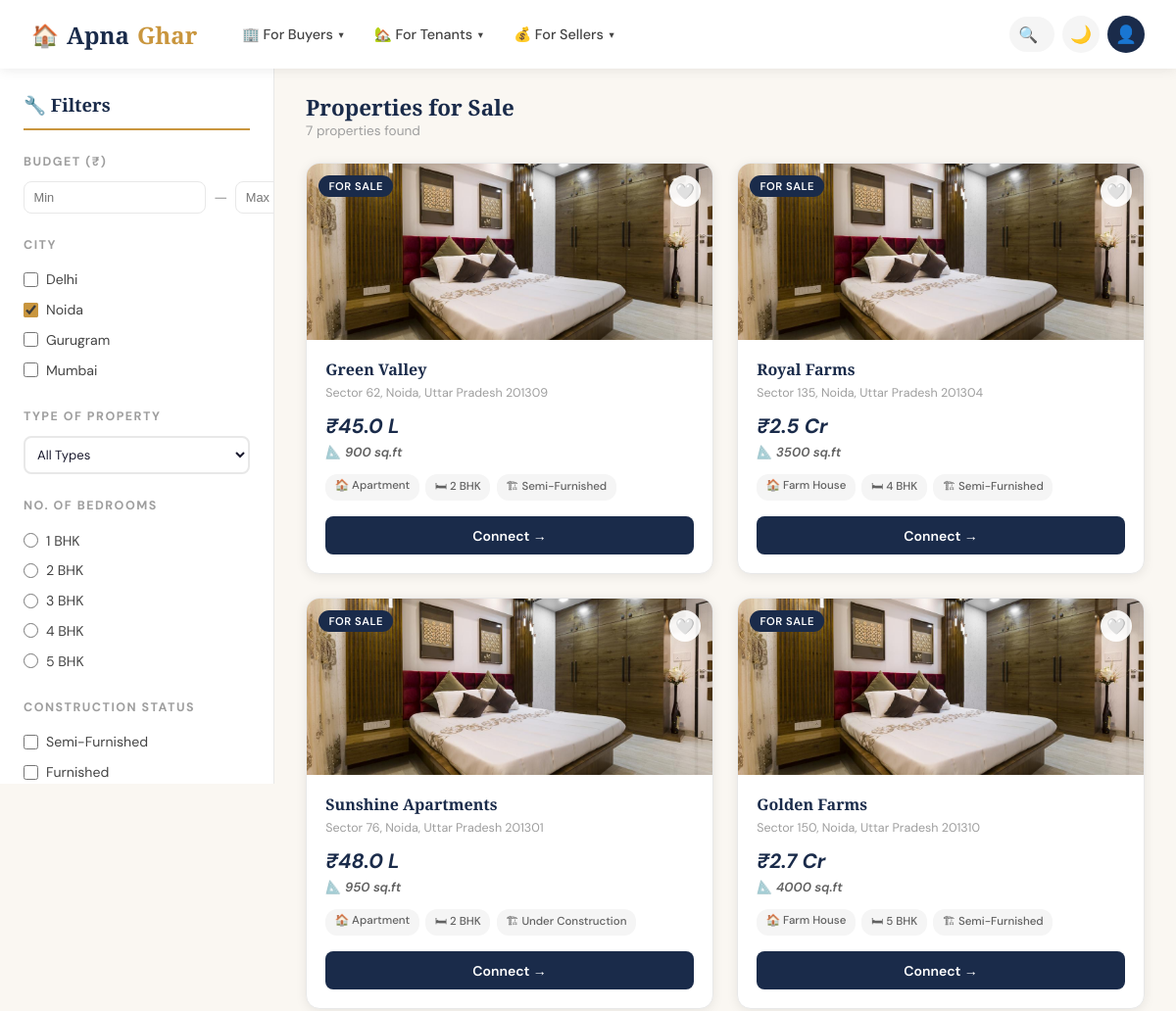
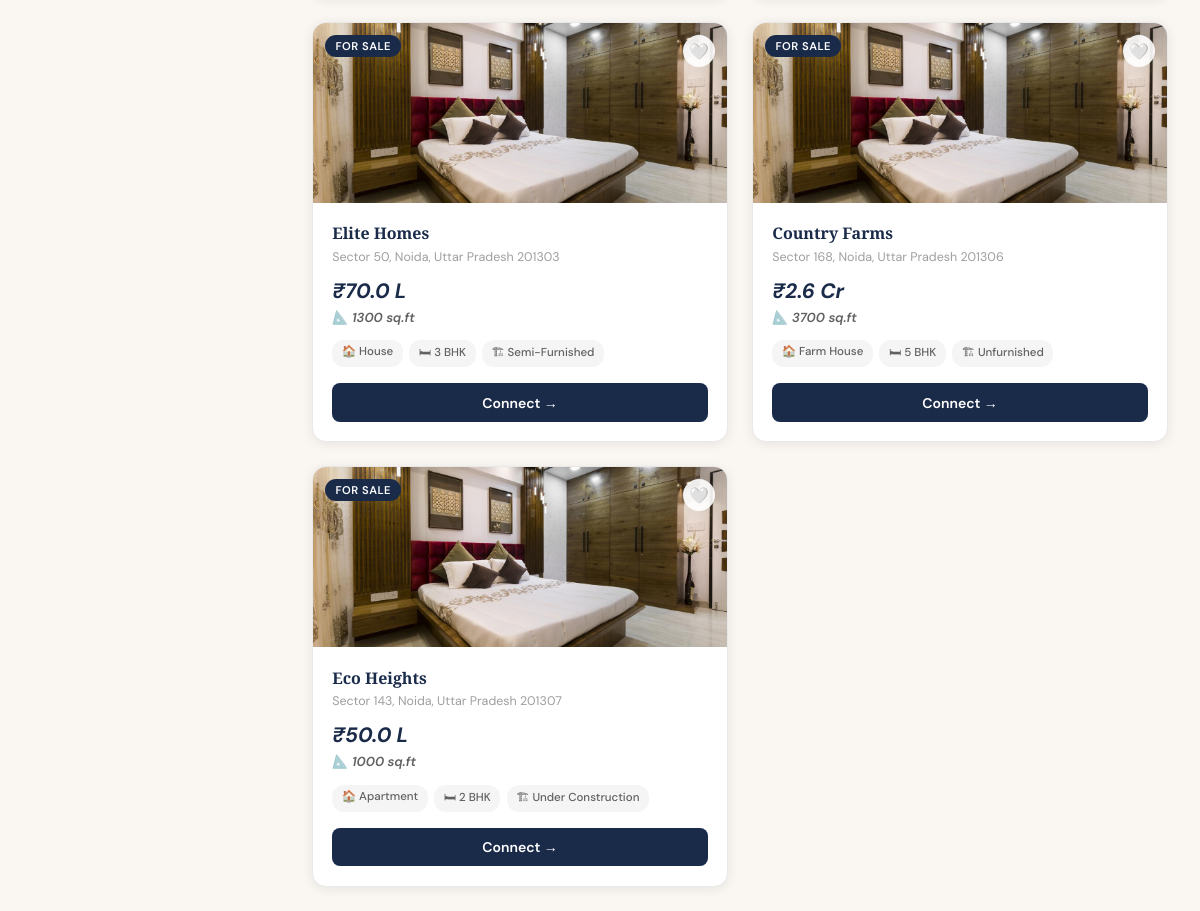
The app's page /bproperty?city=Noida with its own data (2 pictures, top to bottom).
### tables this page shows
CREATE TABLE propertyTable (
            propertyID   INTEGER PRIMARY KEY AUTOINCREMENT,
            Society      TEXT,
            Address      TEXT,
            City         TEXT,
            Price        INTEGER,
            Area         INTEGER,
            Type         TEXT,
            Bedrooms     INTEGER,
            Status       TEXT,
            Purpose      TEXT
        );

### app.py (the view)
@app.route('/bproperty')
def bproperty():
    conn = get_db()
    c = conn.cursor()
    city      = request.args.getlist('city')
    status    = request.args.getlist('status')
    prop_type = request.args.get('type', '')
    bedrooms  = request.args.get('bedrooms', '')
    min_price = request.args.get('min_price', 0, type=int)
    max_price = request.args.get('max_price', 999999999, type=int)
    query  = "SELECT * FROM propertyTable WHERE Purpose = 'Sell'"
    params = []
    if city:
        query += f" AND City IN ({','.join(['?']*len(city))})"
        params.extend(city)
    if prop_type:
        query += " AND Type = ?"
        params.append(prop_type)
    if bedrooms:
        query += " AND Bedrooms = ?"
        params.append(int(bedrooms))
    if status:
        query += f" AND Status IN ({','.join(['?']*len(status))})"
        params.extend(status)
    if min_price:
        query += " AND Price >= ?"
        params.append(min_price)
    if max_price < 999999999:
        query += " AND Price <= ?"
        params.append(max_price)
    c.execute(query, params)
    properties = c.fetchall()
    c.execute("SELECT DISTINCT Type FROM propertyTable")
    types = [r[0] for r in c.fetchall()]
    c.execute("SELECT DISTINCT Status FROM propertyTable")
    statuses = [r[0] for r in c.fetchall()]
    conn.close()
    props_list = []
    for p in properties:
        d = dict(p)
        d['formatted_price'] = format_price(d['Price'])
        props_list.append(d)
    return render_template('bproperty.html',
                           properties=props_list,
                           types=types,
                           statuses=statuses,
                           selected_cities=city,
                           selected_type=prop_type,
                           selected_bedrooms=bedrooms,
                           selected_statuses=status,
                           min_price=min_price,
                           max_price=max_price if max_price < 999999999 else 0,
                           user=session.get('user'))

### app.py (called while the page is built)
def get_db():
    conn = sqlite3.connect(DB_PATH)
    conn.row_factory = sqlite3.Row  # Returns rows as dictionaries
    return conn

def format_price(price):
    if price >= 10000000:
        return f"₹{price/10000000:.1f} Cr"
    elif price >= 100000:
        return f"₹{price/100000:.1f} L"
    return f"₹{price:,}"

### templates/bproperty.html (shortened to what this page needs)
{% extends "base.html" %}
{% block content %}
<div class="property-page page-enter">
  <aside class="filter-sidebar">
    <h2>🔧 Filters</h2>
    <form id="filterForm" method="GET" action="/bproperty">
      <div class="filter-section">
        <div class="filter-label">Budget (₹)</div>
        <div class="price-range">
          <input type="number" name="min_price" class="price-input"
                 placeholder="Min" value="{{ min_price if min_price else '' }}">
          <span style="color:var(--gray-400);">—</span>
          <input type="number" name="max_price" class="price-input"
                 placeholder="Max" value="{{ max_price if max_price else '' }}">
        </div>
      </div>
      <div class="filter-section">
        <div class="filter-label">City</div>
        {% for c in ['Delhi', 'Noida', 'Gurugram', 'Mumbai'] %}
        <label class="filter-option">
          <input type="checkbox" name="city" value="{{ c }}"
                 {% if c in selected_cities %}checked{% endif %}
                 onchange="document.getElementById('filterForm').submit()">
          {{ c }}
        </label>
        {% endfor %}
      </div>
      <div class="filter-section">
        <div class="filter-label">Type of Property</div>
        <select name="type" class="form-select"
                style="font-size:0.82rem;padding:0.5rem;"
                onchange="document.getElementById('filterForm').submit()">
          <option value="">All Types</option>
        </select>
      </div>
      <div class="filter-section">
        <div class="filter-label">No. of Bedrooms</div>
        {% for b in [1, 2, 3, 4, 5] %}
        <label class="filter-option">
          <input type="radio" name="bedrooms" value="{{ b }}"
                 onchange="document.getElementById('filterForm').submit()">
          {{ b }} BHK
        </label>
        {% endfor %}
      </div>
      <div class="filter-section">
        <div class="filter-label">Construction Status</div>
        {% for s in statuses %}
        <label class="filter-option">
          <input type="checkbox" name="status" value="{{ s }}"
                 onchange="document.getElementById('filterForm').submit()">
          {{ s }}
        </label>
        {% endfor %}
      </div>
    </form>
  </aside>
  <main class="property-main">
    <div class="property-main-header">
      <div>
        <h1>Properties for Sale</h1>
        <p class="result-count">{{ properties|length }} properties found</p>
      </div>
    </div>
    {% if properties %}
    <div class="property-grid">
      {% for p in properties %}
      <div class="property-card" style="animation-delay: {{ loop.index0 * 0.08 }}s">
        <div class="property-card-img">
          <img src="{{ url_for('static', filename='images/house/pic1.jpg') }}"
               alt="{{ p.Society }}"
               onerror="this.src='https://images.unsplash.com/photo-1568605114967-8130f3a36994?w=400&h=200&fit=crop'">
          <span class="property-badge">For Sale</span>
          <button class="shortlist-btn" data-id="{{ p.propertyID }}" title="Shortlist">🤍</button>
        </div>
        <div class="property-card-body">
          <div class="property-society">{{ p.Society }}</div>
          <div class="property-address">{{ p.Address }}</div>
          <div class="property-price">{{ p.formatted_price }}</div>
          <div class="property-area">📐 {{ p.Area }} sq.ft</div>
          <div class="property-tags">
            <span class="property-tag">🏠 {{ p.Type }}</span>
            <span class="property-tag">🛏 {{ p.Bedrooms }} BHK</span>
            <span class="property-tag">🏗 {{ p.Status }}</span>
          </div>
          <button class="connect-btn" onclick="handleConnect('{{ p.Society }}')">Connect →</button>
        </div>
      </div>
      {% endfor %}
    </div>
    {% else %}
    <div class="no-results">
      <div class="icon">🏚️</div>
      <h3>No properties found</h3>
      <p>Try adjusting your filters to see more results</p>
    </div>
    {% endif %}
  </main>
</div>
{% endblock %}

### records on screen
propertyTable: Society "Green Valley", Address "Sector 62, Noida, Uttar Pradesh 201309", formatted_price "₹45.0 L", Area "900", Type "Apartment", Bedrooms "2", Status "Semi-Furnished"
propertyTable: Society "Royal Farms", Address "Sector 135, Noida, Uttar Pradesh 201304", formatted_price "₹2.5 Cr", Area "3500", Type "Farm House", Bedrooms "4", Status "Semi-Furnished"
propertyTable: Society "Sunshine Apartments", Address "Sector 76, Noida, Uttar Pradesh 201301", formatted_price "₹48.0 L", Area "950", Type "Apartment", Bedrooms "2", Status "Under Construction"
propertyTable: Society "Golden Farms", Address "Sector 150, Noida, Uttar Pradesh 201310", formatted_price "₹2.7 Cr", Area "4000", Type "Farm House", Bedrooms "5", Status "Semi-Furnished"
propertyTable: Society "Elite Homes", Address "Sector 50, Noida, Uttar Pradesh 201303", formatted_price "₹70.0 L", Area "1300", Type "House", Bedrooms "3", Status "Semi-Furnished"
propertyTable: Society "Country Farms", Address "Sector 168, Noida, Uttar Pradesh 201306", formatted_price "₹2.6 Cr", Area "3700", Type "Farm House", Bedrooms "5", Status "Unfurnished"
propertyTable: Society "Eco Heights", Address "Sector 143, Noida, Uttar Pradesh 201307", formatted_price "₹50.0 L", Area "1000", Type "Apartment", Bedrooms "2", Status "Under Construction"

### other values on screen
{{ c }} "Delhi" "Noida" "Gurugram" "Mumbai"
{{ b }} "1" "2" "3" "4" "5"
{{ s }} "Semi-Furnished" "Furnished"
{{ properties|length }} "7"
